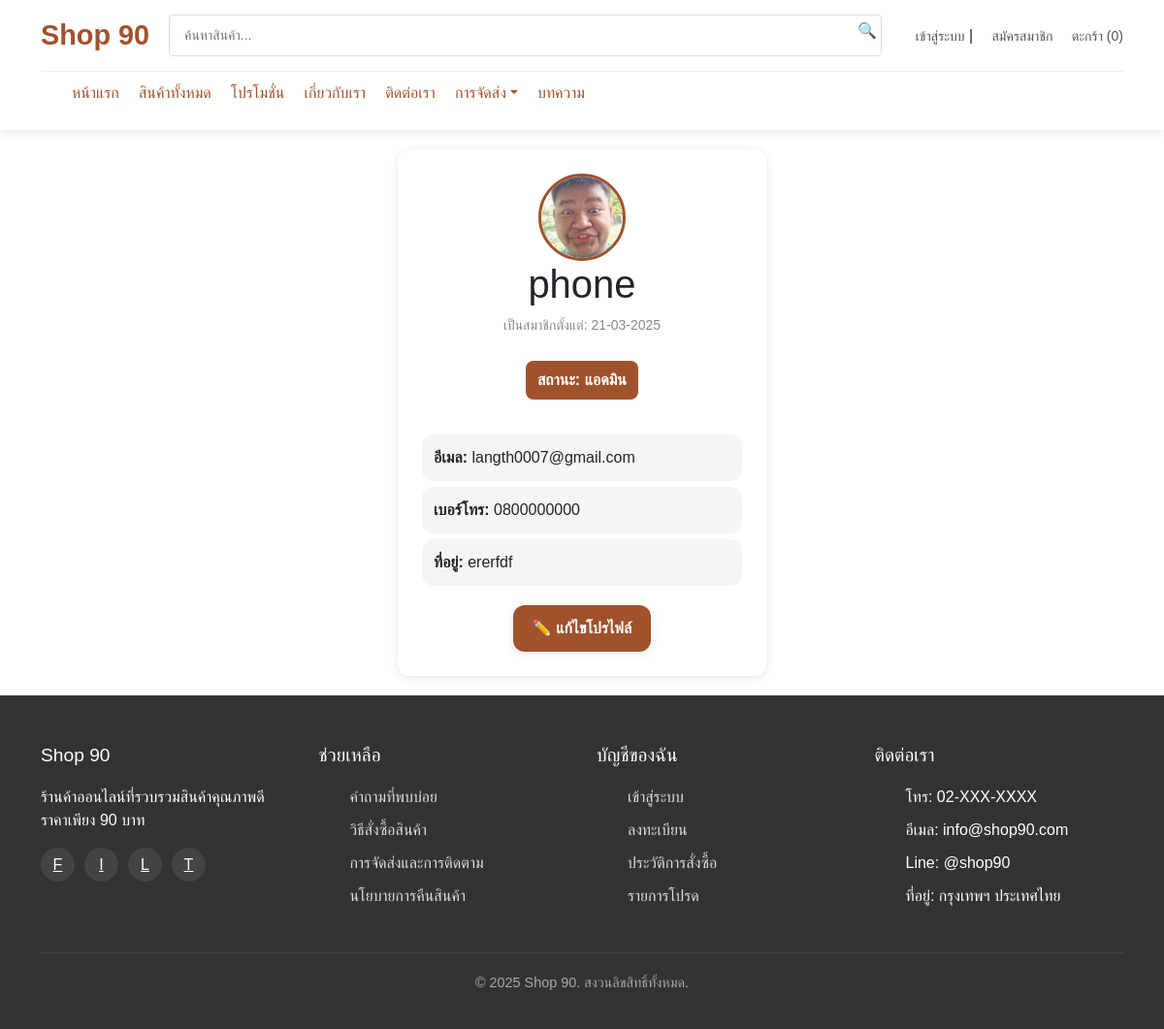
The page /page/profile.php?user_id=1 on the database its author committed.
### tables this page shows
CREATE TABLE `users` (
  `user_id` int(11) NOT NULL,
  `username` varchar(255) NOT NULL,
  `email` varchar(255) NOT NULL,
  `password` varchar(255) NOT NULL,
  `phone_number` varchar(20) DEFAULT NULL,
  `address` text DEFAULT NULL,
  `user_type` enum('customer','admin') NOT NULL DEFAULT 'customer',
  `created_at` timestamp NOT NULL DEFAULT current_timestamp(),
  `profile_image` varchar(255) NOT NULL DEFAULT 'default.png'
);

### page/profile.php (the view, shortened to what this page needs)
<?php
include('../includes/header.php');
$user_id = $_GET['user_id'];
$sql = "SELECT username, phone_number, address, email,profile_image,created_at,user_type FROM users WHERE user_id = ?";
$stmt = $conn->prepare($sql);
$stmt->bind_param("i", $user_id);
$stmt->execute();
$result = $stmt->get_result();
$user = $result->fetch_assoc();
$created_at = new DateTime($user['created_at']);
$first_membership_date = $created_at->format('d-m-Y');
$user_type = ($user['user_type'] == 'admin') ? 'แอดมิน' : 'ผู้ใช้ธรรมดา';
?>
<!DOCTYPE html>
<html lang="th">
<head>
</head>
<body>
    <div class="user-profile-container">
        <div class="user-profile-header">
        <img src="../upload/<?php echo htmlspecialchars($user['profile_image']); ?>" alt="Profile Picture" class="user-profile-img">
            <h1><?php echo htmlspecialchars($user['username']); ?></h1>
            <p class="user-member-since">เป็นสมาชิกตั้งแต่: <?php echo $first_membership_date; ?></p>
            <p class="user-status <?php echo ($user['user_type'] == 'admin') ? 'user-status-admin' : 'user-status-regular'; ?>">สถานะ: <?php echo $user_type; ?></p>
        </div>
        <div class="user-profile-details">
            <p><strong>อีเมล:</strong> <?php echo htmlspecialchars($user['email']); ?></p>
            <p><strong>เบอร์โทร:</strong> <?php echo htmlspecialchars($user['phone_number']); ?></p>
            <p><strong>ที่อยู่:</strong> <?php echo htmlspecialchars($user['address']); ?></p>
        </div>
        <div class="user-profile-actions">
            <a href="../page/edit_profile.php?user_id=<?php echo $user_id; ?>" class="user-edit-btn">✏️ แก้ไขโปรไฟล์</a>
        </div>
    </div>
</body>
</html>
<?php
include('../includes/footer.php');
?>

### assets/css/style.css (style rules this page uses)
* { box-sizing: border-box; margin: 0; padding: 0; font-family: 'Prompt', sans-serif; }
body { background-color: #f8f9fa; color: #333; line-height: 1.6; }
img { max-width: 100%; }
a { color: #A0522D; text-decoration: none; }

### assets/css/product.css (style rules this page uses)
body { font-family: 'Arial', sans-serif; margin: 0; padding: 0; background-color: #f5f5f5; }

### assets/css/profile.css (style rules this page uses)
:root { --main-color: #A0522D; --text-dark: #333; --bg-light: #f5f5f5; --border-radius: 12px; --shadow-light: 0px 2px 10px rgba(0, 0, 0, 0.1); }
.user-profile-container { background: white; padding: 25px; border-radius: var(--border-radius); box-shadow: var(--shadow-light); width: 380px; text-align: center; margin: 20px auto; transition: 0.3s; }
.user-profile-header { margin-bottom: 15px; }
.user-profile-img { width: 90px; height: 90px; border-radius: 50%; border: 3px solid var(--main-color); object-fit: cover; }
h1 { font-size: 20px; margin: 10px 0 5px; font-weight: bold; color: var(--text-dark); }
.user-member-since { font-size: 14px; color: #888; }
.user-profile-details { text-align: left; margin: 20px 0; font-size: 16px; }
.user-profile-details p { background: var(--bg-light); padding: 12px; border-radius: var(--border-radius); margin: 6px 0; font-weight: 500; }
.user-profile-actions { margin-top: 15px; }
.user-edit-btn { display: inline-block; background: var(--main-color); color: white; padding: 12px 20px; border-radius: var(--border-radius); text-decoration: none; font-weight: bold; transition: 0.3s; font-size: 16px; box-shadow: var(--shadow-light); }
.user-status { padding: 8px 12px; border-radius: 8px; font-weight: bold; color: white; text-align: center; display: inline-block; margin-top: 10px; }
.user-status-admin { background-color: #A0522D; }

### rows shown on the page
users: profile_image (picture), username "phone", created_at "21-03-2025", user_type "แอดมิน", email "langth0007@gmail.com", phone_number "0800000000", address "ererfdf"
